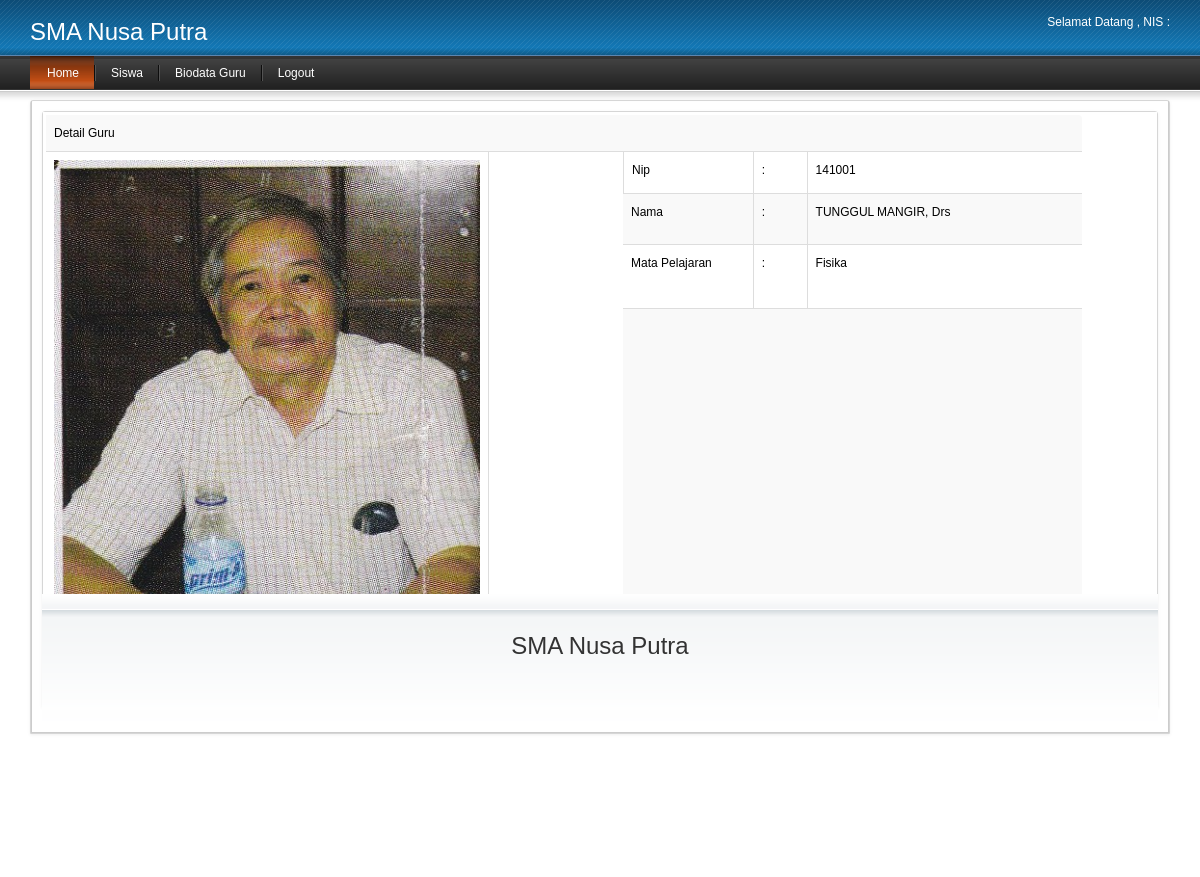
Page /siswa/admin.php?page=guru/detailguru&id=1 (signed in) on the committed database.
### tables this page shows
CREATE TABLE IF NOT EXISTS `guru` (
  `id_guru` int(11) NOT NULL AUTO_INCREMENT,
  `nip` varchar(15) NOT NULL,
  `nama_guru` varchar(25) NOT NULL,
  `mata_pelajaran` text NOT NULL,
  `password` varchar(15) NOT NULL,
  `foto` varchar(50) NOT NULL,
  PRIMARY KEY (`id_guru`)
);

### siswa/guru/detailguru.php (the view, shortened to what this page needs)
<?php
$id=$_GET['id'];
$g=mysql_query("select * from guru where id_guru='$id'");
$y=mysql_fetch_array($g);
?>
<link href="./../css/dataTables.css" rel="stylesheet">
<div class="content">
<div id="tab-general">
<div id="language1">
                   <div id="container">
			<div class="box">
            	<div class="box-content nopadding">
                		<table width="1042">
                        	<tr>
                            <td>
					<table border="0" align="center" cellpadding="0" cellspacing="0" class="table-dt table-striped-dt table-bordered-dt dataTable" id="dt-example" >
  <tr>
    <td colspan="5">Detail Guru</td>
  </tr>
  <tr>
    <td width="468" rowspan="4">
    	<img src="/skripsikalendar/admin/guru/imgguru/<?php echo $y['foto']?>" width="100%" height="100%" />
    </td>
    <td width="129" rowspan="4">&nbsp;</td>
    <td width="119" height="25">Nip</td>
    <td width="40">:</td>
    <td width="278"><?php echo $y[1]?></td>
  </tr>
  <tr>
    <td height="34">Nama</td>
    <td>:</td>
    <td><?php echo $y[2]?></td>
  </tr>
  <tr>
    <td height="47">Mata Pelajaran</td>
    <td>:</td>
    <td><?php echo $y[3]?></td>
  </tr>
  <tr>
    <td colspan="3">&nbsp;</td>
    </tr>
</table>
</td></tr></table>

### css/stylesheet.css (style rules this page uses)
html { margin: 0; padding: 0; height: 100%; }
body { margin: 0; padding: 0; height: 100%; background: #FFFFFF; }
body, td, th, input, select, textarea, option, optgroup { font-family: Arial, Helvetica, sans-serif; font-size: 12px; color: #000000; }
#container { height: 100%; }
.box { margin-bottom: 15px; }
.box > .content { padding: 10px; border-left: 1px solid #CCCCCC; border-right: 1px solid #CCCCCC; border-bottom: 1px solid #CCCCCC; min-height: 300px; overflow: auto; }

### css/dataTables.css (style rules this page uses)
.table-dt { width: 100%; margin-bottom: 0px; font-size: 12px; }
.table-dt th, .table-dt td { padding: 8px; line-height: 20px; text-align: left; vertical-align: top; border-top: 1px solid #dddddd; }
.table-striped-dt tbody > tr:nth-child(odd) > td, .table-striped-dt tbody > tr:nth-child(odd) > th { background-color: #f9f9f9; }
.table-bordered-dt { border: 1px solid #dddddd; border-collapse: separate; *border-collapse: collapse; border-left: 0; -webkit-border-radius: 0px; -moz-border-radius: 0px; border-radius: 0px; }
.table-bordered-dt th, .table-bordered-dt td { border-left: 1px solid #dddddd; }
.table-bordered-dt th:first-child, .table-bordered-dt td:first-child { border-left: 0px; }
.table-bordered-dt caption + thead tr:first-child th, .table-bordered-dt caption + tbody tr:first-child th, .table-bordered-dt caption + tbody tr:first-child td, .table-bordered-dt colgroup + thead tr:first-child th, .table-bordered-dt colgroup + tbody tr:first-child th, .table-bordered-dt colgroup + tbody tr:first-child td, .table-bordered-dt thead:first-child tr:first-child th, .table-bordered-dt tbody:first-child tr:first-child th, .table-bordered-dt tbody:first-child tr:first-child td { border-top: 0; }
.table-bordered-dt thead:first-child tr:first-child > th:first-child, .table-bordered-dt tbody:first-child tr:first-child > td:first-child, .table-bordered-dt tbody:first-child tr:first-child > th:first-child { -webkit-border-top-left-radius: 0px; border-top-left-radius: 0px; -moz-border-radius-topleft: 0px; }
.table-bordered-dt thead:first-child tr:first-child > th:last-child, .table-bordered-dt tbody:first-child tr:first-child > td:last-child, .table-bordered-dt tbody:first-child tr:first-child > th:last-child { -webkit-border-top-right-radius: 4px; border-top-right-radius: 4px; -moz-border-radius-topright: 4px; }
.table-bordered-dt thead:last-child tr:last-child > th:first-child, .table-bordered-dt tbody:last-child tr:last-child > td:first-child, .table-bordered-dt tbody:last-child tr:last-child > th:first-child, .table-bordered-dt tfoot:last-child tr:last-child > td:first-child, .table-bordered-dt tfoot:last-child tr:last-child > th:first-child { -webkit-border-bottom-left-radius: 4px; border-bottom-left-radius: 4px; -moz-border-radius-bottomleft: 4px; }
.table-bordered-dt thead:last-child tr:last-child > th:last-child, .table-bordered-dt tbody:last-child tr:last-child > td:last-child, .table-bordered-dt tbody:last-child tr:last-child > th:last-child, .table-bordered-dt tfoot:last-child tr:last-child > td:last-child, .table-bordered-dt tfoot:last-child tr:last-child > th:last-child { -webkit-border-bottom-right-radius: 4px; border-bottom-right-radius: 4px; -moz-border-radius-bottomright: 4px; }
.box { border: 1px solid #d6d6d6; box-shadow: 0 1px 3px rgba(100,100,100,0.1); border-radius: 3px 3px 0 0; overflow: visible; position: relative; }
.box-content, .box-content.collapse.in { background-color: #ffffff; padding: 0px; }
.nopadding .table-bordered-dt { border: 0; }

### rows in the picture
guru: foto (picture), nip "141001", nama_guru "TUNGGUL MANGIR, Drs", mata_pelajaran "Fisika"
